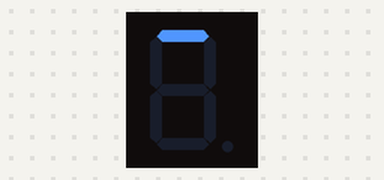
Bench run of a sketch on a simulated Arduino Uno, built with avr-gcc and run on an emulated ATmega328P. Parts: 1-digit seven-segment display. Wiring (inferred from the names in the program): 1-digit 7-segment display, segments lit when HIGH: segments pin 3, pin 2, pin 8, pin 7, pin 6, pin 11, pin 5, pin 9. The segment pins are drawn as the display they are named for.

Above: at 0.1 s.
At 1.1 s:
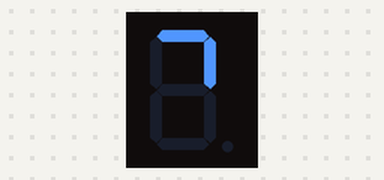
At 2.1 s:
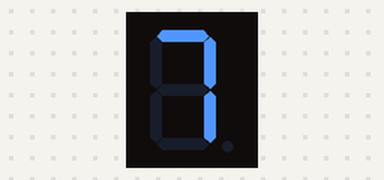
At 3.1 s:
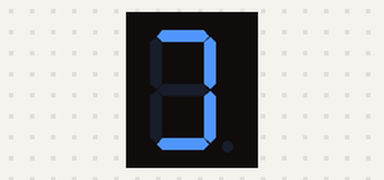
At 4.1 s:
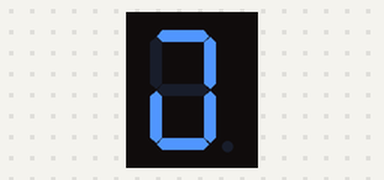
At 7.1 s:
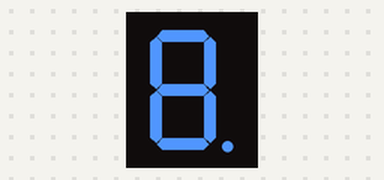

The sketch:

7_segment_display.ino
```cpp
// #include "SevSeg.h"
// SevSeg sevseg;

// void setup() {
//   //Set to 1 for single digit display
//   byte numDigits = 1;

//   //defines common pins while using multi-digit display. Left empty as we have a single digit display
//   byte digitPins[] = {};

//   //Defines arduino pin connections in order: A, B, C, D, E, F, G, DP
//   byte segmentPins[] = { 3, 2, 8, 7, 6, 5, 13, 9 };
//   bool resistorsOnSegments = true;

//   // Display type
//   // Uncomment appropriate line
//  // byte hardwareConfig = COMMON_ANODE;
//   byte hardwareConfig = COMMON_CATHODE;

//   //Initialize sevseg object
//   sevseg.begin(hardwareConfig, numDigits, digitPins, segmentPins, resistorsOnSegments);

//   sevseg.setBrightness(90);
// }

// void loop() {
//   //Display numbers one by one with 2 seconds delay
//     sevseg.setNumber(2);
//     sevseg.refreshDisplay();
//     delay(1000);

// }


int a = 3;
int b = 2;
int c = 8;
int d = 7;
int e = 6;
int g = 5;
int f = 11;
int dp=9;

void setup() {
  pinMode(a,OUTPUT);
  pinMode(b,OUTPUT);
  pinMode(c,OUTPUT);
  pinMode(d,OUTPUT);
  pinMode(e,OUTPUT);
  pinMode(f,OUTPUT);
  pinMode(g,OUTPUT);
  pinMode(dp,OUTPUT);
}

void loop(){
  digitalWrite(a,HIGH);
  delay(1000);

  digitalWrite(b,HIGH);
  delay(1000);

  digitalWrite(c,HIGH);
  delay(1000);

  digitalWrite(d,HIGH);
  delay(1000);

  digitalWrite(e,HIGH);
  delay(1000);

  digitalWrite(f,HIGH);
  delay(1000);

  digitalWrite(g,HIGH);
  delay(1000);

  digitalWrite(dp,HIGH);
  delay(1000);

}
```

Measured:
- what the display in image 1 shows lasts 1.0 s, from 1.0 s to 2.0 s
